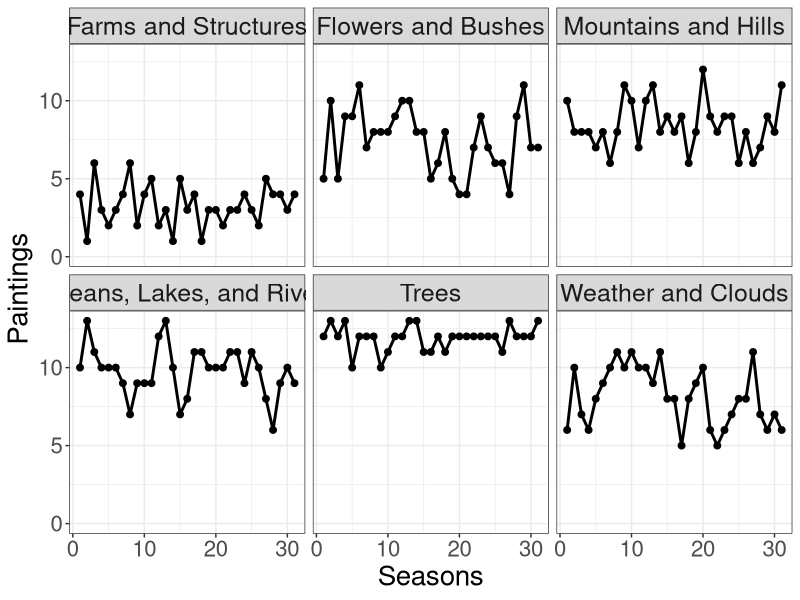

Recreate this plot in R.
# 
# Title:    MM2020w50
# Purpose:  (Makeover Monday) 2020 week 50 - Bob Ross!
# Author:   Billy Caughey 
# Date:     2020.12.13 - Initial build 
# 

##### Libraries #####

library(tidyverse)

##### Set working directory #####

setwd("C:/Users/Owner/Documents/GitHub/MakeoverMondays/makeover_monday_2020w50")

##### Functions #####

## cat elements
cat_elements <- function(x){
    
    y <- NULL
    
    if(x %in% c("Lakes", "Dock", "Boat", "Ocean", "Waterfall", "River", "Lake", "Beach", 
                "Waves")){
        y <- "Oceans, Lakes, and Rivers"
    } else if(x %in% c("Building", "Farm", "Lighthouse", "Windmill", "Mill", "Bridge", 
                       "Barn", "Fence", "Cabin", "Structure")){
        y <- "Farms and Structures"
    } else if(x %in% c("Diane Andre", "Person", "Steve Ross", "Guest")){
        y <- "Guest"
    } else if(x %in% c("Apple Frame", "Double Oval Frame", "Florida Frame", 
                       "Half Circle Frame", "Half Oval Frame", "Rectangular 3D Frame", 
                       "Rectangular frame", "Seashell Frame", "Split Frame", "Tomb Frame", 
                       "Triple Frame", "Window Frame", "Wood Frame", "Circle Frame", 
                       "Portrait", "Oval Frame", "Framed", "Rectangle 3D Frame", 
                       "Rectangular Frame", "Wood Framed")){
        y <- "Painting Frame"
    } else if(x %in% c("Aurora Borealis", "Moon", "Night", "FOG", "SUN", "Winter", "Snow", 
                       "Cumulus", "Clouds", "Fire", "Cirrus")){
        y <- "Weather and Clouds"
    } else if(x %in% c("Cactus", "Flowers", "Bushes", "Grass")){
        y <- "Flowers and Bushes"
    } else if(x %in% c("Cliff", "Hills", "Path", "Rocks", "Mountains", "Snowy Mountain", 
                       "Mountain")){
        y <- "Mountains and Hills"
    } else if(x %in% c("Palm Trees", "Conifer", "Deciduous", "Trees", "Tree")){
        y <- "Trees"
    } else {
        y <- "MISSING"
    }
    
    y
    
}


##### Bring in the data #####

df <- read.csv("elements-by-episode.csv", 
               header=TRUE, 
               stringsAsFactors=FALSE) %>%
    mutate(season = as.numeric(substr(Episode, 2, 3)),
           episode = as.numeric(substr(Episode, 5, 6)),
           cat_elements = sapply(X = Element, FUN = cat_elements),
           cat_incident = (Included > 0))

##### Explore #####

# Basic structure of data
str(df)

# Totally number of seasons and episodes: 31 seasons, 13 episodes per season
df %>%
    select(season, episode) %>%
    unique() %>%
    group_by(season) %>%
    summarize(n()) %>%
    ungroup() %>%
    View()

# What is in 'element'?
df %>%
    select(Element) %>%
    unique() %>%
    View()

# How many elements are seen across all seasons? There are 67 unique elements... condense?
df %>%
    select(Element, Included) %>%
    group_by(Element) %>%
    summarize(sum(Included)) %>%
    View()

##### Visualize #####

df %>%
    group_by(season, episode, cat_elements) %>%
    summarize(incident = max(cat_incident)) %>%
    ungroup() %>%
    group_by(season, cat_elements) %>%
    summarize(paintings = sum(incident)) %>%
    ungroup() %>%
    arrange(season, paintings) %>%
    filter(!(cat_elements %in% c("Guest", "Painting Frame"))) %>%
    ggplot(aes(x = season, y = paintings)) +
    geom_line(size = 1) +
    geom_point(size = 2) +
    ylim(c(0,13)) +
    ylab("Paintings") +
    xlab("Seasons") +
    theme_bw() +
    facet_wrap(~ cat_elements) +
    theme(axis.title.x = element_text(size = 20),
          axis.text.x = element_text(size = 16),
          axis.title.y = element_text(size = 20),
          axis.text.y = element_text(size = 16),
          strip.text = element_text(size = 18)) 


    